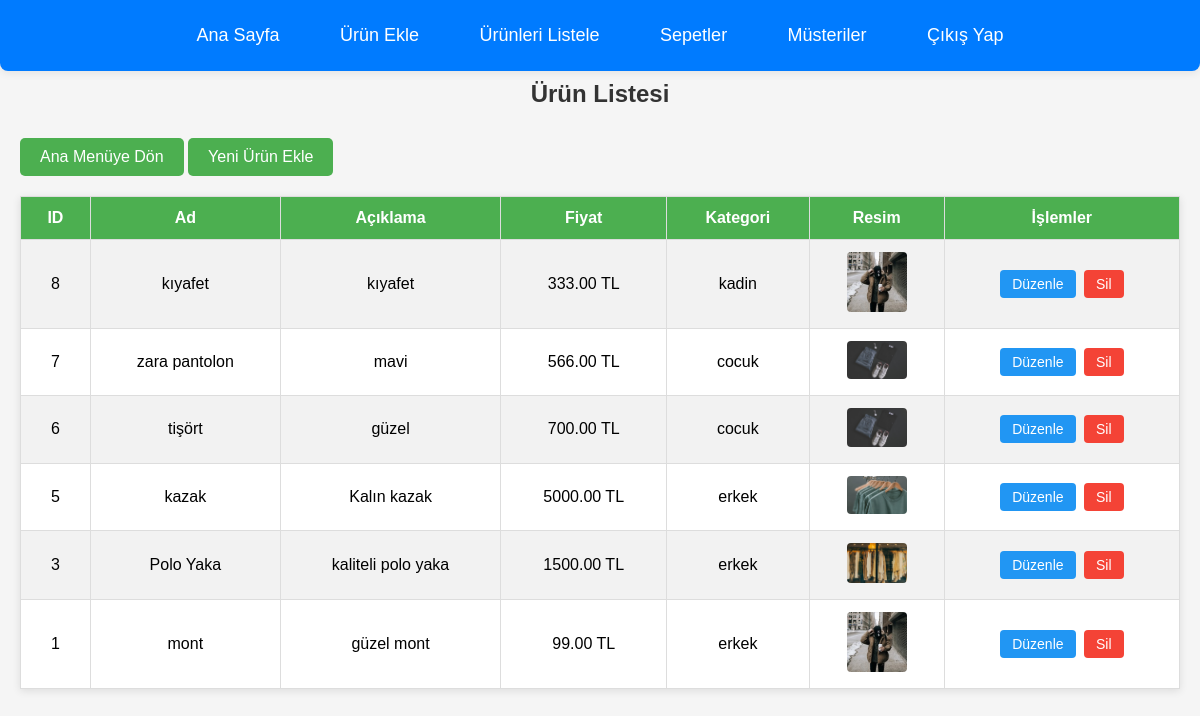
Screenshot of /admin_panel/urunler.php (signed in) with the database file from the repository.
### tables this page shows
CREATE TABLE `urunler` (
  `id` int(11) NOT NULL,
  `ad` varchar(255) NOT NULL,
  `aciklama` text NOT NULL,
  `fiyat` decimal(10,2) NOT NULL,
  `resim` varchar(255) NOT NULL,
  `kategori` enum('erkek','kadin','cocuk','yetiskin') NOT NULL,
  `tarih` timestamp NOT NULL DEFAULT current_timestamp()
);

### admin_panel/urunler.php (the view, shortened to what this page needs)
<?php
include "../whoismoda/db.php";
$sql = "SELECT * FROM urunler ORDER BY id DESC";
$result = $conn->query($sql);
?>
<!DOCTYPE html>
<html lang="tr">
<head>
    <link rel="stylesheet" href="css/style.css">
</head>
<body>
<?php include 'header.php'; ?>
<h2>Ürün Listesi</h2>
<a href="dashboard.php" class="button anamenubuton">Ana Menüye Dön</a>
<a href="urun_ekle.php" class="button">Yeni Ürün Ekle</a>
<table class="urunler-tablo">
    <tr>
        <th>ID</th>
        <th>Ad</th>
        <th>Açıklama</th>
        <th>Fiyat</th>
        <th>Kategori</th>
        <th>Resim</th>
        <th>İşlemler</th>
    </tr>
    <?php
    while ($urun = $result->fetch_assoc()) {
        echo "<tr>";
        echo "<td>".$urun['id']."</td>";
        echo "<td>".$urun['ad']."</td>";
        echo "<td>".$urun['aciklama']."</td>";
        echo "<td>".$urun['fiyat']." TL</td>";
        echo "<td>".$urun['kategori']."</td>";
        echo "<td><img src='../whoismoda/".$urun['resim']."' width='50'></td>";
        echo "<td class='islem-linkleri'>
                <a href='urun_duzenle.php?id=".$urun['id']."' class='duzenle'>Düzenle</a>
                <a href='urun_sil.php?id=".$urun['id']."' class='sil' onclick=\"return confirm('Emin misin?')\">Sil</a>
              </td>";
        echo "</tr>";
    }
    ?>
</table>
</body>
</html>

### admin_panel/css/style.css (style rules this page uses)
body { font-family: Arial, sans-serif; background-color: #f4f4f4; margin: 0; padding: 0; }
h2 { text-align: center; color: #333; }

### admin_panel/css/header.css (style rules this page uses)
body { padding-top: 60px !important; }

### admin_panel/urunler.php (style rules this page uses)
body { font-family: Arial, sans-serif; background-color: #f5f5f5; margin: 0; padding: 20px; }
h2 { text-align: center; margin-bottom: 30px; }
a.button { display: inline-block; background-color: #4CAF50; color: white; padding: 10px 20px; margin-bottom: 20px; text-decoration: none; border-radius: 5px; }
table.urunler-tablo { width: 100%; border-collapse: collapse; background-color: #fff; box-shadow: 0 2px 8px rgba(0, 0, 0, 0.1); }
table.urunler-tablo th, table.urunler-tablo td { padding: 12px 15px; border: 1px solid #ddd; text-align: center; }
table.urunler-tablo th { background-color: #4CAF50; color: white; }
table.urunler-tablo tr:nth-child(even) { background-color: #f2f2f2; }
table.urunler-tablo img { width: 60px; height: auto; border-radius: 4px; }
.islem-linkleri a { display: inline-block; padding: 6px 12px; margin: 2px; color: white; text-decoration: none; border-radius: 4px; font-size: 14px; }
.islem-linkleri a.duzenle { background-color: #2196F3; }
.islem-linkleri a.sil { background-color: #f44336; }

### rows the page displays
urunler: id "8", ad "kıyafet", aciklama "kıyafet", fiyat "333.00", kategori "kadin", resim (picture)
urunler: id "7", ad "zara pantolon", aciklama "mavi", fiyat "566.00", kategori "cocuk", resim (picture)
urunler: id "6", ad "tişört", aciklama "güzel", fiyat "700.00", kategori "cocuk", resim (picture)
urunler: id "5", ad "kazak", aciklama "Kalın kazak", fiyat "5000.00", kategori "erkek", resim (picture)
urunler: id "3", ad "Polo Yaka", aciklama "kaliteli polo yaka", fiyat "1500.00", kategori "erkek", resim (picture)
urunler: id "1", ad "mont", aciklama "güzel mont", fiyat "99.00", kategori "erkek", resim (picture)
